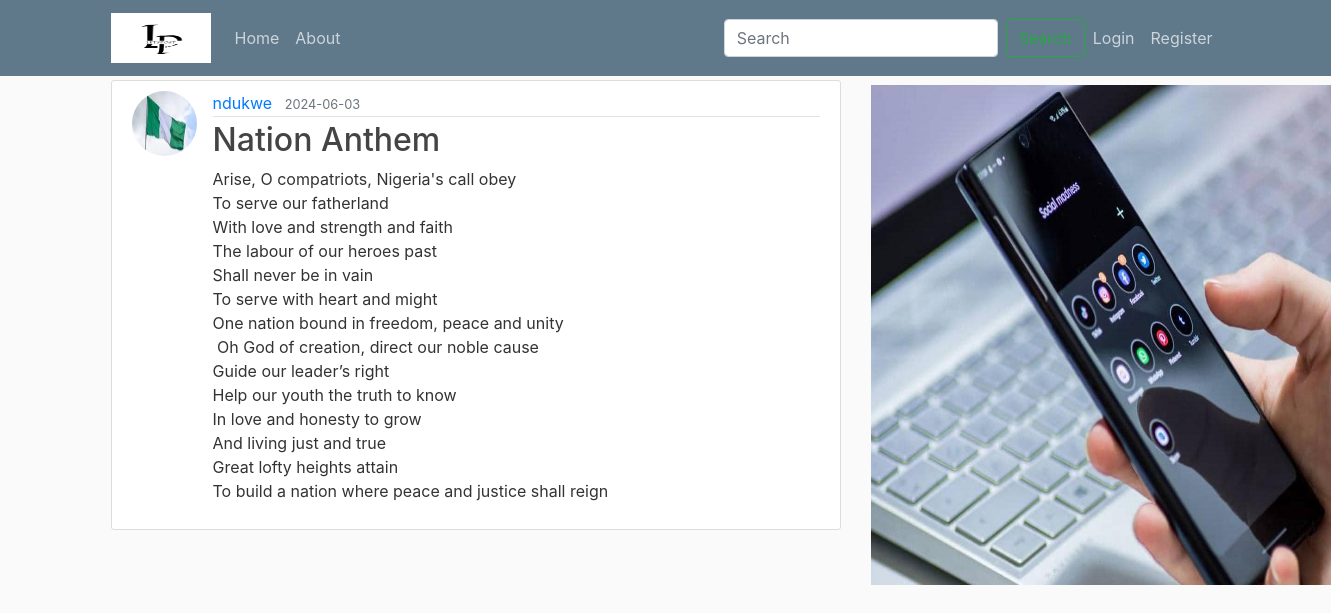
Screenshot of /post/3 with the database file from the repository.
### lets_post/models.py (models this page shows, shortened)
class User(db.Model, UserMixin):
    id = db.Column(db.Integer, primary_key=True )
    username =db.Column(db.String(20), unique =True, nullable = False)
    email = db.Column(db.String(100), unique =True, nullable = False)
    image_file = db.Column(db.String(20), nullable = False, default = 'default.jpg')
    password = db.Column(db.String(20), nullable = False)
    posts = db.relationship('Post', backref = 'author', lazy = True)

class Post(db.Model):
    id =  db.Column(db.Integer, primary_key=True )
    title = db.Column(db.String(120), nullable=False)
    date_posted = db.Column(db.DateTime, nullable =False, default = datetime.utcnow)
    content = db.Column(db.Text, nullable = False)
    user_id = db.Column(db.Integer, db.ForeignKey('user.id'), nullable=False)

### lets_post/route.py (the view)
@app.route("/post/<int:post_id>", strict_slashes = False)
def post(post_id):
    post = Post.query.get_or_404(post_id) # this get the post or return a 404 error message
    return render_template('post.html', title = post.title, post = post)

### lets_post/templates/post.html (shortened to what this page needs)
{% extends "layout.html" %}
{% block content %}
    <article class="media content-section">
        <img class="rounded-circle article-img" src="{{url_for('static', filename = 'profile_pic/' + post.author.image_file)}}">
        <div class="media-body">
            <div class="article-metadata">
                <a class="mr-2" href="#">{{ post.author.username }}</a>
                <small class="text-muted">{{ post.date_posted.strftime('%Y-%m-%d') }}</small>
            </div>
            <h2><a class="article-title">{{ post.title }}</a></h2>
            <p class="article-content">{{ post.content }}</p>
        </div>
    </article>
{% endblock content %}

### lets_post/static/main.css (style rules this page uses)
body { background: #fafafa; color: #333333; margin-top: 5rem; }
h1, h2, h3, h4, h5, h6 { color: #444444; }
.content-section { background: #ffffff; padding: 10px 20px; border: 1px solid #dddddd; border-radius: 3px; margin-bottom: 20px; }
.article-title { color: #444444; }
.article-content { white-space: pre-line; }
.article-img { height: 65px; width: 65px; margin-right: 16px; }
.article-metadata { padding-bottom: 1px; margin-bottom: 4px; border-bottom: 1px solid #e3e3e3 }

### rows the page displays
User: image_file (picture), author.username "ndukwe"
Post: date_posted "2024-06-03", title "Nation Anthem", content "Arise, O compatriots, Nigeria's call obey To serve our fatherland With love and strength and faith The labour of our heroes past Shall never be in vain To serve with heart and might One nation bound in freedom, peace and unity Oh God of creation, direct our noble cause Guide our leader’s right Help our youth the truth to know In love and honesty to grow And living just and true Great lofty heights attain To build a nation where peace and justice shall reign"
